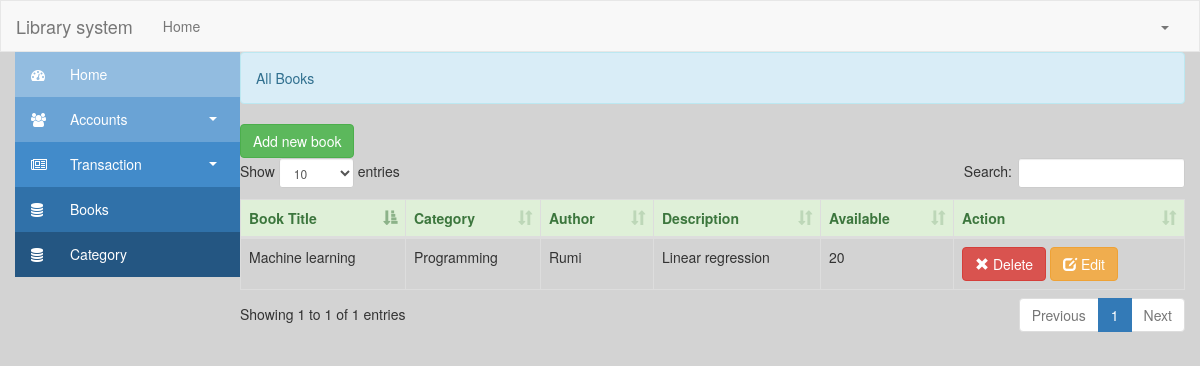
Before: /books with the older database file.
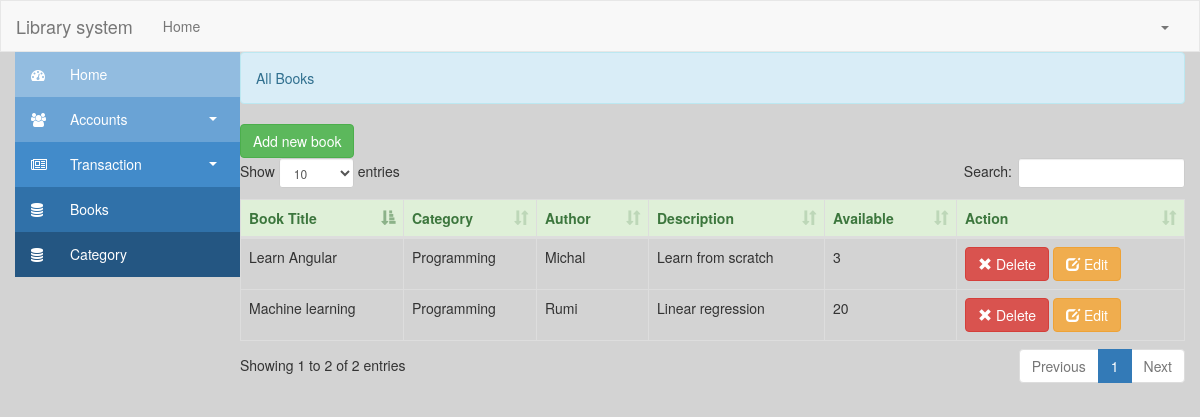
After: the same page with the newer database file.
### library/models.py (models this page shows)
class Book(models.Model):
    title = models.CharField(max_length=255, unique=True)
    categories = models.ManyToManyField(Category)
    cover = models.TextField(max_length=100000, blank=True, null=True)
    author = models.CharField(max_length=255, unique=True)
    description = models.TextField(max_length=25000, blank=True, null=True)
    available = models.IntegerField(default=0)

class Category(models.Model):
    title = models.CharField(max_length=255, unique=True)

### library/views.py (the view, shortened to what this page needs)
# urls.py: url(r'^books$', views.books, name="books"),
def books(request):
    books = Book.objects.all()
    categories = Category.objects.all()
    return render(request, "books.html", {"books": books, "categories": categories})

### library/templates/books.html (shortened to what this page needs)
{% extends 'app.html' %}
{% block body %}
    <div>
        <div class="alert alert-info">All Books</div>
        <a href="#" id="add_book" class="btn btn-success">Add new book</a>
        <div id="book_table">
            <table id="table" class="table table-bordered">
                <thead class="alert-success">
                <tr>
                    <th>Book Title</th>
                    <th>Category</th>
                    <th>Author</th>
                    <th>Description</th>
                    <th>Available</th>
                    <th>Action</th>
                </tr>
                </thead>
                <tbody>
                {% for book in books %}
                    <tr>
                        <td>{{ book.title }}</td>
                        <td>{{ book.categories.all.0.title }}</td>
                        <td>{{ book.author }}</td>
                        <td>{{ book.description }}</td>
                        <td>{{ book.available }}</td>
                        <td><a class="btn btn-danger delbook_id" href="{% url 'delete_book' book.id %}"><span
                                class="glyphicon glyphicon-remove"></span> Delete</a>
                            <a href="#" data-id="{{ book.id }}" class="btn btn-warning editButton ebook_id">
                                <span class="glyphicon glyphicon-edit"></span> Edit</a></td>
                    </tr>
                {% endfor %}
                </tbody>
            </table>
        </div>
    </div>
{% endblock %}

Changed rows visible on the page:
added Book: title "Learn Angular", categories.all.0 "Programming", author "Michal", description "Learn from scratch", available "3"
Other visible differences:
text written by a page script: "Show entries Search: Showing 1 to 1 of 1 entries Previous 1 Next" → "Show entries Search: Showing 1 to 2 of 2 entries Previous 1 Next"
